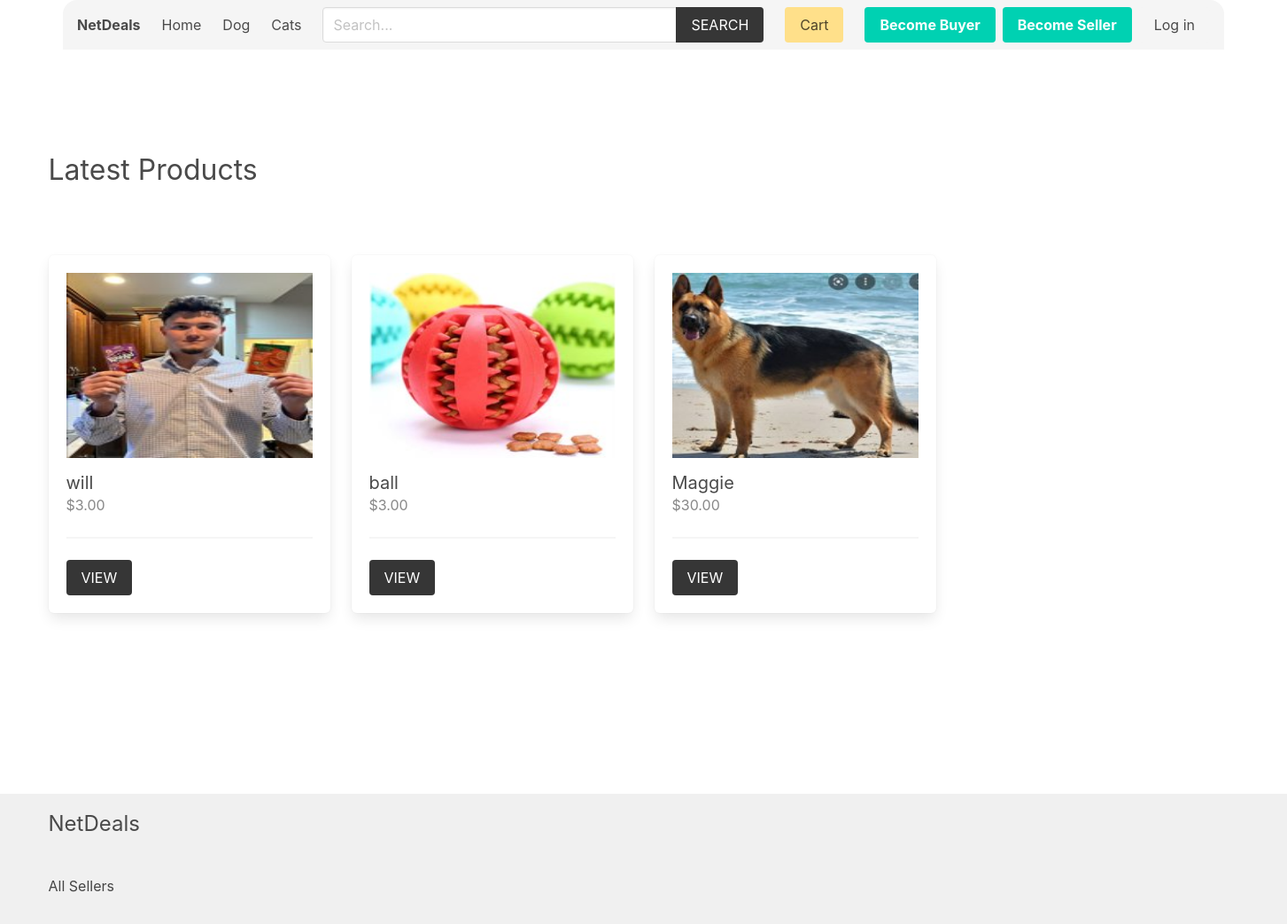
The page / on the database its author committed.
### product/models.py (models this page shows, shortened)
class Category(models.Model):
    title = models.CharField(max_length=50)
    slug = models.SlugField(max_length=55)
    ordering = models.IntegerField(default=0)
    class Meta:
        ordering = ['ordering']

class Product(models.Model):
    category = models.ForeignKey(Category, related_name='products', on_delete=models.CASCADE)
    seller = models.ForeignKey(SellerProfile, related_name="products", on_delete=models.CASCADE)
    title = models.CharField(max_length=50)
    slug = models.SlugField(max_length=55)
    description = models.TextField(blank=True, null=True)
    price = models.DecimalField(max_digits=6, decimal_places=2)
    added_date = models.DateTimeField(auto_now_add=True)
    image = models.ImageField(upload_to='uploads/', blank=True, null=True)
    thumbnail = models.ImageField(upload_to='uploads/', blank=True, null=True) # Change uploads to thumbnails
    class Meta:
        ordering = ['-added_date']
    def get_thumbnail(self):
        if self.thumbnail:
            return self.thumbnail.url

### core/views.py (the view)
# urls.py: path('', views.frontpage, name="home"),
def frontpage(request):
    newest_products = Product.objects.all()[0:8]
    context = {
        'newest_products': newest_products,
    }
    return render(request, 'core/frontpage.html', context)

### cart/cart.py (called while the page is built)
    def __len__(self):
        return sum(item['quantity'] for item in self.cart.values())

### cart/context_processors.py (called while the page is built)
def cart(request):
    return {'cart': Cart(request)}

### product/context_processors.py (called while the page is built)
def menu_categories(request):
    categories = Category.objects.all()
    return {'categories': categories}

### templates/core/frontpage.html (shortened to what this page needs)
{% extends 'core/base.html' %}
{% block content %}
    <div class="columns is-multiline mb-6">
        <div class="column is-12 has-test-centered mt-6 mb-6">
            <h2 class="is-size-3">Latest Products</h2>
        </div>
        {% for product in newest_products %}
            {% include 'product/parts/list_item.html' %}
        {% endfor %}
    </div>
{% endblock content %}

### templates/core/base.html (shortened to what this page needs)
{% load static %}
<!DOCTYPE html>
<html lang="en">
<head>
    <link rel="stylesheet" href="https://cdn.jsdelivr.net/npm/bulma@0.9.2/css/bulma.min.css">
    <link rel="stylesheet" href="{% static 'css/main.css' %}">
</head>
<body>
    <div class="container px-4">
        <nav class="navbar px-4" role="navigation" aria-label="main navigation">
            <div class="navbar-brand">
                <a class="navbar-item" href="{% url 'core:home' %}">
                    <h1><strong>NetDeals</strong></h1>
                </a>
            </div>
            <div id="navbarBasicExample" class="navbar-menu">
                <div class="navbar-start">
                <a class="navbar-item" href="{% url 'core:home' %}">
                    Home
                </a>
                {% for category in categories %}
                    <a class="navbar-item" href="{% url 'product:category' category.slug %}">
                        {{category.title}}
                    </a>
                {% endfor %}
                </div>
                <div class="navbar-start">
                    <div class="navbar-item">
                        <form method="get" action="{% url 'product:search' %}">
                            <div class="field has-addons">
                                <div class="control">
                                    <input type="search" name="query" id="" class="input" placeholder="Search...">
                                </div>
                                <div class="control">
                                    <button class="button is-dark is-uppercase">Search</button>
                                </div>
                            </div>
                        </form>
                    </div>
                </div>
                <div class="navbar-end">
                <div class="navbar-item">
                    <a href="{% url 'cart:cart' %}" class="button is-warning">Cart {% if cart %}({{cart|length}}){% endif %}</a>
                </div>
                {% if user.role == 'seller' %}
                <div class="navbar-item has-dropdown is-hoverable">
                    <a class="navbar-link is-capitalized">
                    {{user.seller.name}}
                    </a>
                    <div class="navbar-dropdown">
                    <a class="navbar-item" href="{% url 'seller:seller-dashboard' %}">
                        Profile
                    </a>
                    <a class="navbar-item" href="{% url 'seller:edit-seller' %}">
                        Update Profile
                    </a>
                    <a class="navbar-item" href="{% url 'seller:add-product' %}">
                        Add Product
                    </a>
                    <hr class="navbar-divider">
                    <a class="navbar-item" href="{% url 'seller:logout' %}">
                        Logout
                    </a>
                    </div>
                </div>
                {% else %}
                <div class="navbar-item">
                    <div class="buttons">
                        <a class="button is-primary" href="{% url 'buyer:become-buyer' %}">
                            <strong>Become Buyer</strong>
                        </a>
                        <a class="button is-primary" href="{% url 'seller:become-seller' %}">
                            <strong>Become Seller</strong>
                        </a>
                        <a class="button is-light" href="{% url 'core:login' %}">
                            Log in
                        </a>
                    </div>
                </div>
                {% endif %}
                </div>
            </div>
            </nav>
    </div>
    <section class="section">
        <div class="container">
            {% block content %}{% endblock content %}
        </div>
    </section>
    <div class="main-content-wrapper">
        <section class="section">
        </section>
    </div>
    <footer class="footer">
        <div class="container">
            <h3 class="is-size-4 mb-4">NetDeals</h3>
            <br>
            <a href="{% url 'seller:sellers' %}">All Sellers</a>
        </div>
    </footer>
</body>
</html>

### templates/product/parts/list_item.html
<div class="column is-3 product-list-item">
                <div class="box">
                    <figure class="image is-4by3 mb-4">
                        <img src="{{ product.get_thumbnail }}" alt="{{product.title}}">
                    </figure>
                    <h2 class="subtitle">{{product.title}}</h2>
                    <h3 class="price is-size-6 mb-5">${{product.price}}</h3>
                    <hr>
                    <a href="{% url 'product:product' product.category.slug product.slug %}" class="button is-dark is-uppercase">View</a>
                </div>
            </div>

### core/static/css/main.css (style rules this page uses)
.footer a { margin-bottom: 15px; display: inline-block; color: #444; }
.product-list-item .box .subtitle { margin-bottom: 0; }
.product-list-item .box .price { color: #888; }

### templates/core/base.html (style rules this page uses)
.navbar { background-color: #f5f5f5; border-radius: 1rem 1rem 0 0; margin-bottom: 1rem; width: 100%; position: relative; }
.navbar .input { width: 400px; }
.navbar .field.has-addons { width: 100%; }
body { display: flex; flex-direction: column; min-height: 100vh; }
.main-content-wrapper { flex-grow: 1; }
.footer { background-color: #f0f0f0; padding: 1rem 0; }

### rows shown on the page
Category: title "Dog"
Category: title "Cats"
Product: get_thumbnail (picture), title "will", price "3.00"
Product: get_thumbnail (picture), title "ball", price "3.00"
Product: get_thumbnail (picture), title "Maggie", price "30.00"
